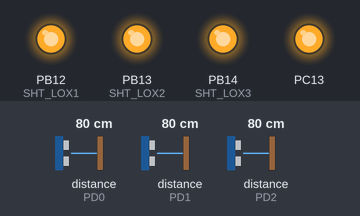
Bench run of a sketch on a simulated STM32 Blue Pill. Parts: output pins drawn as LEDs (lit = HIGH). The test bench sets the inputs (shaded band); at power-on: distance to the obstacle (sensors on PD0, PD1, PD2) 80 cm. What the sketch prints to the serial monitor is not drawn.

Above: at 0.1 s.
Timing chart, 0 to 1.6 s (numbered marks = the images above):
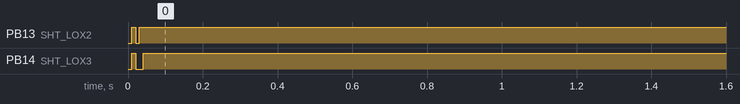

The sketch:

distance_sensor.ino
```cpp
#include <Wire.h>
#include "Adafruit_VL53L0X.h"

// address we will assign if dual sensor is present
#define LOX1_ADDRESS 0x30
#define LOX2_ADDRESS 0x31
#define LOX3_ADDRESS 0x32

// set the pins to shutdown
#define SHT_LOX1 PB12
#define SHT_LOX2 PB13
#define SHT_LOX3 PB14

// objects for the vl53l0x
Adafruit_VL53L0X lox1 = Adafruit_VL53L0X();
Adafruit_VL53L0X lox2 = Adafruit_VL53L0X();
Adafruit_VL53L0X lox3 = Adafruit_VL53L0X();

// this holds the measurement
VL53L0X_RangingMeasurementData_t measure1;
VL53L0X_RangingMeasurementData_t measure2;
VL53L0X_RangingMeasurementData_t measure3;

/*
    Reset all sensors by setting all of their XSHUT pins low for delay(10), then set all XSHUT high to bring out of reset
    Keep sensor #1 awake by keeping XSHUT pin high
    Put all other sensors into shutdown by pulling XSHUT pins low
    Initialize sensor #1 with lox.begin(new_i2c_address) Pick any number but 0x29 and it must be under 0x7F. Going with 0x30 to 0x3F is probably OK.
    Keep sensor #1 awake, and now bring sensor #2 out of reset by setting its XSHUT pin high.
    Initialize sensor #2 with lox.begin(new_i2c_address) Pick any number but 0x29 and whatever you set the first sensor to
 */
void setID() {
  // all reset
  digitalWrite(SHT_LOX1, LOW);
  digitalWrite(SHT_LOX2, LOW);
  digitalWrite(SHT_LOX3, LOW);
  delay(10);
  // all unreset
  digitalWrite(SHT_LOX1, HIGH);
  digitalWrite(SHT_LOX2, HIGH);
  digitalWrite(SHT_LOX3, HIGH);
  delay(10);

  // activating LOX1 and resetting LOX2 and LOX3
  digitalWrite(SHT_LOX1, HIGH);
  digitalWrite(SHT_LOX2, LOW);
  digitalWrite(SHT_LOX3, LOW);

  // initing LOX1
  if (!lox1.begin(LOX1_ADDRESS)) {
    Serial.println(F("Failed to boot first VL53L0X"));
    while (1);
  }
  delay(10);

  Serial.println(F("First activated"));


  // activating LOX2
  digitalWrite(SHT_LOX2, HIGH);
  delay(10);

  //initing LOX2
  if (!lox2.begin(LOX2_ADDRESS)) {
    Serial.println(F("Failed to boot second VL53L0X"));
    while (1);
  }

  Serial.println(F("Second activated"));

  // activating LOX3
  digitalWrite(SHT_LOX3, HIGH);
  delay(10);

  //initing LOX2
  if (!lox3.begin(LOX3_ADDRESS)) {
    Serial.println(F("Failed to boot third VL53L0X"));
    while (1);
  }

  Serial.println(F("Third activated"));

  lox1.startRangeContinuous();
  lox2.startRangeContinuous();
  lox3.startRangeContinuous();

  Serial.println(F("Continous activated"));
}

void read_dual_sensors() {

  if(lox1.waitRangeComplete()) {
    Serial.print("Distance 1 in mm: ");
    Serial.print(lox1.readRange());
  }
  if(lox2.waitRangeComplete()) {
    Serial.print(" Distance 2 in mm: ");
    Serial.print(lox2.readRange());
  }
  if(lox3.waitRangeComplete()) {
    Serial.print(" Distance 3 in mm: ");
    Serial.print(lox3.readRange());
  }

  Serial.println();
}

void setup() {
  pinMode(PC13, OUTPUT);
  Serial.begin(9600);

  // wait until serial port opens for native USB devices
  while (!Serial) { delay(1); }

  Wire.begin();  // TODO Necessary?

  digitalWrite(PC13, HIGH);

  pinMode(SHT_LOX1, OUTPUT);
  pinMode(SHT_LOX2, OUTPUT);
  pinMode(SHT_LOX3, OUTPUT);

  Serial.println(F("Shutdown pins inited..."));

  digitalWrite(SHT_LOX1, LOW);
  digitalWrite(SHT_LOX2, LOW);
  digitalWrite(SHT_LOX3, LOW);

  Serial.println(F("Both in reset mode...(pins are low)"));


  Serial.println(F("Starting..."));
  setID();
}

void loop() {
  read_dual_sensors();

  // int time1 = micros();
  // for (int i = 0; i < 100; ++i) {
  //   read_dual_sensors();
  // }
  // int time2 = micros();

  // Serial.println(s);
  // Serial.println((time2 - time1) / 100000.0);
}
```
